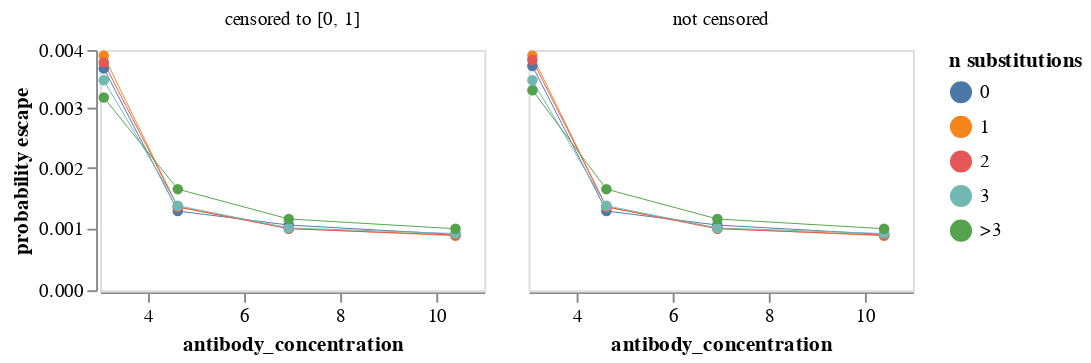

Write notebook code for a chart like this one.
### Markdown cell above
Plot mean probability of escape across all variants with the indicated number of mutations.
Note that this plot weights each variant the same in the means regardless of how many barcode counts it has.
We plot means for both censored (set to between 0 and 1) and uncensored probabilities of escape.
Also, note it uses a symlog scale for the y-axis.
Mouseover points for values:

### Code cell
max_aa_subs = 4  # group if >= this many substitutions

mean_prob_escape = (
    prob_escape.assign(
        n_subs=lambda x: (
            x["aa_substitutions_reference"]
            .str.split()
            .map(len)
            .clip(upper=max_aa_subs)
            .map(lambda n: str(n) if n < max_aa_subs else f">{max_aa_subs - 1}")
        )
    )
    .groupby(["antibody_concentration", "n_subs"], as_index=False)
    .aggregate({"prob_escape": "mean", "prob_escape_uncensored": "mean"})
    .rename(
        columns={
            "prob_escape": "censored to [0, 1]",
            "prob_escape_uncensored": "not censored",
        }
    )
    .melt(
        id_vars=["antibody_concentration", "n_subs"],
        var_name="censored",
        value_name="probability escape",
    )
)

mean_prob_escape_chart = (
    alt.Chart(mean_prob_escape)
    .encode(
        x=alt.X("antibody_concentration"),
        y=alt.Y(
            "probability escape",
            scale=alt.Scale(type="symlog", constant=0.05),
        ),
        column=alt.Column("censored", title=None),
        color=alt.Color("n_subs", title="n substitutions"),
        tooltip=[
            alt.Tooltip(c, format=".3g") if mean_prob_escape[c].dtype == float else c
            for c in mean_prob_escape.columns
        ],
    )
    .mark_line(point=True, size=0.5)
    .properties(width=200, height=125)
    .configure_axis(grid=False)
)

mean_prob_escape_chart

### Figure 1 — Vega-Lite specification as saved in the notebook (floating-point values rounded to 4 significant figures)
{"config": {"view": {"continuousWidth": 400, "continuousHeight": 300}, "axis": {"grid": false}}, "data": {"name": "data-a4e54888fe10d73e7834374bf82f67e1"}, "mark": {"type": "line", "point": true, "size": 0.5}, "encoding": {"color": {"field": "n_subs", "title": "n substitutions", "type": "nominal"}, "column": {"field": "censored", "title": null, "type": "nominal"}, "tooltip": [{"field": "antibody_concentration", "format": ".3g", "type": "quantitative"}, {"field": "n_subs", "type": "nominal"}, {"field": "censored", "type": "nominal"}, {"field": "probability escape", "format": ".3g", "type": "quantitative"}], "x": {"field": "antibody_concentration", "type": "quantitative"}, "y": {"field": "probability escape", "scale": {"constant": 0.05, "type": "symlog"}, "type": "quantitative"}}, "height": 125, "width": 200, "$schema": "https://vega.github.io/schema/vega-lite/v5.2.0.json", "datasets": {"data-a4e54888fe10d73e7834374bf82f67e1": [{"antibody_concentration": 3.08, "n_subs": "0", "censored": "censored to [0, 1]", "probability escape": 0.003682}, {"antibody_concentration": 3.08, "n_subs": "1", "censored": "censored to [0, 1]", "probability escape": 0.003899}, {"antibody_concentration": 3.08, "n_subs": "2", "censored": "censored to [0, 1]", "probability escape": 0.003783}, {"antibody_concentration": 3.08, "n_subs": "3", "censored": "censored to [0, 1]", "probability escape": 0.003478}, {"antibody_concentration": 3.08, "n_subs": ">3", "censored": "censored to [0, 1]", "probability escape": 0.003183}, {"antibody_concentration": 4.62, "n_subs": "0", "censored": "censored to [0, 1]", "probability escape": 0.001285}, {"antibody_concentration": 4.62, "n_subs": "1", "censored": "censored to [0, 1]", "probability escape": 0.001349}, {"antibody_concentration": 4.62, "n_subs": "2", "censored": "censored to [0, 1]", "probability escape": 0.001355}, {"antibody_concentration": 4.62, "n_subs": "3", "censored": "censored to [0, 1]", "probability escape": 0.001372}, {"antibody_concentration": 4.62, "n_subs": ">3", "censored": "censored to [0, 1]", "probability escape": 0.001645}, {"antibody_concentration": 6.93, "n_subs": "0", "censored": "censored to [0, 1]", "probability escape": 0.001055}, {"antibody_concentration": 6.93, "n_subs": "1", "censored": "censored to [0, 1]", "probability escape": 0.001001}, {"antibody_concentration": 6.93, "n_subs": "2", "censored": "censored to [0, 1]", "probability escape": 0.0009942}, {"antibody_concentration": 6.93, "n_subs": "3", "censored": "censored to [0, 1]", "probability escape": 0.001008}, {"antibody_concentration": 6.93, "n_subs": ">3", "censored": "censored to [0, 1]", "probability escape": 0.001154}, {"antibody_concentration": 10.4, "n_subs": "0", "censored": "censored to [0, 1]", "probability escape": 0.0009024}, {"antibody_concentration": 10.4, "n_subs": "1", "censored": "censored to [0, 1]", "probability escape": 0.0008807}, {"antibody_concentration": 10.4, "n_subs": "2", "censored": "censored to [0, 1]", "probability escape": 0.0008917}, {"antibody_concentration": 10.4, "n_subs": "3", "censored": "censored to [0, 1]", "probability escape": 0.0009154}, {"antibody_concentration": 10.4, "n_subs": ">3", "censored": "censored to [0, 1]", "probability escape": 0.0009945}, {"antibody_concentration": 3.08, "n_subs": "0", "censored": "not censored", "probability escape": 0.003723}, {"antibody_concentration": 3.08, "n_subs": "1", "censored": "not censored", "probability escape": 0.003899}, {"antibody_concentration": 3.08, "n_subs": "2", "censored": "not censored", "probability escape": 0.003826}, {"antibody_concentration": 3.08, "n_subs": "3", "censored": "not censored", "probability escape": 0.003478}, {"antibody_concentration": 3.08, "n_subs": ">3", "censored": "not censored", "probability escape": 0.003307}, {"antibody_concentration": 4.62, "n_subs": "0", "censored": "not censored", "probability escape": 0.001285}, {"antibody_concentration": 4.62, "n_subs": "1", "censored": "not censored", "probability escape": 0.001349}, {"antibody_concentration": 4.62, "n_subs": "2", "censored": "not censored", "probability escape": 0.001355}, {"antibody_concentration": 4.62, "n_subs": "3", "censored": "not censored", "probability escape": 0.001372}, {"antibody_concentration": 4.62, "n_subs": ">3", "censored": "not censored", "probability escape": 0.001645}, {"antibody_concentration": 6.93, "n_subs": "0", "censored": "not censored", "probability escape": 0.001055}, {"antibody_concentration": 6.93, "n_subs": "1", "censored": "not censored", "probability escape": 0.001001}, {"antibody_concentration": 6.93, "n_subs": "2", "censored": "not censored", "probability escape": 0.0009942}, {"antibody_concentration": 6.93, "n_subs": "3", "censored": "not censored", "probability escape": 0.001008}, {"antibody_concentration": 6.93, "n_subs": ">3", "censored": "not censored", "probability escape": 0.001154}, {"antibody_concentration": 10.4, "n_subs": "0", "censored": "not censored", "probability escape": 0.0009024}, {"antibody_concentration": 10.4, "n_subs": "1", "censored": "not censored", "probability escape": 0.0008807}, {"antibody_concentration": 10.4, "n_subs": "2", "censored": "not censored", "probability escape": 0.0008917}, {"antibody_concentration": 10.4, "n_subs": "3", "censored": "not censored", "probability escape": 0.0009154}, {"antibody_concentration": 10.4, "n_subs": ">3", "censored": "not censored", "probability escape": 0.0009945}]}}
